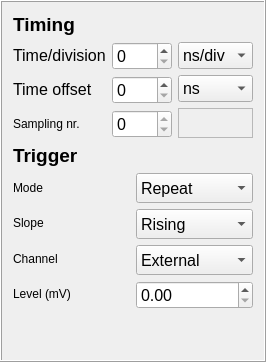
     <widget class="QFrame" name="frame">
      <property name="minimumSize">
       <size>
        <width>0</width>
        <height>0</height>
       </size>
      </property>
      <property name="maximumSize">
       <size>
        <width>16777215</width>
        <height>400</height>
       </size>
      </property>
      <property name="frameShape">
       <enum>QFrame::Box</enum>
      </property>
      <property name="frameShadow">
       <enum>QFrame::Raised</enum>
      </property>
      <layout class="QGridLayout" name="gridLayout_3">
       <item row="3" column="0">
        <layout class="QHBoxLayout" name="horizontalLayout_5">
         <item>
          <layout class="QVBoxLayout" name="verticalLayout_6">
           <item>
            <widget class="QLabel" name="label_9">
             <property name="minimumSize">
              <size>
               <width>80</width>
               <height>20</height>
              </size>
             </property>
             <property name="text">
              <string>&lt;html&gt;&lt;head/&gt;&lt;body&gt;&lt;p&gt;Mode&lt;/p&gt;&lt;/body&gt;&lt;/html&gt;</string>
             </property>
            </widget>
           </item>
           <item>
            <widget class="QLabel" name="label_11">
             <property name="minimumSize">
              <size>
               <width>80</width>
               <height>20</height>
              </size>
             </property>
             <property name="text">
              <string>&lt;html&gt;&lt;head/&gt;&lt;body&gt;&lt;p&gt;Slope&lt;/p&gt;&lt;/body&gt;&lt;/html&gt;</string>
             </property>
            </widget>
           </item>
           <item>
            <widget class="QLabel" name="label_10">
             <property name="minimumSize">
              <size>
               <width>80</width>
               <height>20</height>
              </size>
             </property>
             <property name="text">
              <string>&lt;html&gt;&lt;head/&gt;&lt;body&gt;&lt;p&gt;Channel&lt;/p&gt;&lt;/body&gt;&lt;/html&gt;</string>
             </property>
            </widget>
           </item>
           <item>
            <widget class="QLabel" name="label_12">
             <property name="minimumSize">
              <size>
               <width>80</width>
               <height>20</height>
              </size>
             </property>
             <property name="text">
              <string>&lt;html&gt;&lt;head/&gt;&lt;body&gt;&lt;p&gt;Level (mV)&lt;/p&gt;&lt;/body&gt;&lt;/html&gt;</string>
             </property>
            </widget>
           </item>
          </layout>
         </item>
         <item>
          <layout class="QVBoxLayout" name="verticalLayout_7">
           <item>
            <widget class="QComboBox" name="TriggerModeComboBox">
             <property name="minimumSize">
              <size>
               <width>80</width>
               <height>30</height>
              </size>
             </property>
             <property name="font">
              <font>
               <pointsize>12</pointsize>
               <weight>50</weight>
               <bold>false</bold>
              </font>
             </property>
             <item>
              <property name="text">
               <string>Repeat</string>
              </property>
             </item>
             <item>
              <property name="text">
               <string>Single</string>
              </property>
             </item>
             <item>
              <property name="text">
               <string>None</string>
              </property>
             </item>
            </widget>
           </item>
           <item>
            <widget class="QComboBox" name="TriggerSlopeComboBox">
             <property name="minimumSize">
              <size>
               <width>80</width>
               <height>30</height>
              </size>
             </property>
             <property name="font">
              <font>
               <pointsize>12</pointsize>
               <weight>50</weight>
               <bold>false</bold>
              </font>
             </property>
             <item>
              <property name="text">
               <string>Rising</string>
              </property>
             </item>
             <item>
              <property name="text">
               <string>Falling</string>
              </property>
             </item>
            </widget>
           </item>
           <item>
            <widget class="QComboBox" name="TriggerChannelComboBox">
             <property name="minimumSize">
              <size>
               <width>80</width>
               <height>30</height>
              </size>
             </property>
             <property name="font">
              <font>
               <pointsize>12</pointsize>
               <weight>50</weight>
               <bold>false</bold>
              </font>
             </property>
             <item>
              <property name="text">
               <string>External</string>
              </property>
             </item>
             <item>
              <property name="text">
               <string>A</string>
              </property>
             </item>
             <item>
              <property name="text">
               <string>B</string>
              </property>
             </item>
             <item>
              <property name="text">
               <string>C</string>
              </property>
             </item>
             <item>
              <property name="text">
               <string>D</string>
              </property>
             </item>
            </widget>
           </item>
           <item>
            <widget class="QDoubleSpinBox" name="TriggerLevelSpinBox">
             <property name="minimumSize">
              <size>
               <width>80</width>
               <height>20</height>
              </size>
             </property>
             <property name="font">
              <font>
               <pointsize>12</pointsize>
               <weight>50</weight>
               <bold>false</bold>
              </font>
             </property>
             <property name="maximum">
              <double>20000.000000000000000</double>
             </property>
            </widget>
           </item>
          </layout>
         </item>
        </layout>
       </item>
       <item row="4" column="0">
        <spacer name="verticalSpacer_6">
         <property name="orientation">
          <enum>Qt::Vertical</enum>
         </property>
         <property name="sizeHint" stdset="0">
          <size>
           <width>20</width>
           <height>40</height>
          </size>
         </property>
        </spacer>
       </item>
       <item row="1" column="0">
        <layout class="QHBoxLayout" name="horizontalLayout_6">
         <item>
          <layout class="QVBoxLayout" name="verticalLayout_10">
           <property name="sizeConstraint">
            <enum>QLayout::SetMinimumSize</enum>
           </property>
           <item>
            <widget class="QLabel" name="label_7">
             <property name="font">
              <font>
               <pointsize>12</pointsize>
               <weight>50</weight>
               <bold>false</bold>
              </font>
             </property>
             <property name="toolTip">
              <string>Time between two divisons</string>
             </property>
             <property name="text">
              <string>&lt;html&gt;&lt;head/&gt;&lt;body&gt;&lt;p&gt;Time/division&lt;/p&gt;&lt;/body&gt;&lt;/html&gt;</string>
             </property>
            </widget>
           </item>
           <item>
            <widget class="QLabel" name="label_16">
             <property name="font">
              <font>
               <pointsize>12</pointsize>
               <weight>50</weight>
               <bold>false</bold>
              </font>
             </property>
             <property name="toolTip">
              <string>Time offset from the zero point (trigger)</string>
             </property>
             <property name="text">
              <string>&lt;html&gt;&lt;head/&gt;&lt;body&gt;&lt;p&gt;Time offset&lt;/p&gt;&lt;/body&gt;&lt;/html&gt;</string>
             </property>
            </widget>
           </item>
           <item>
            <widget class="QLabel" name="label_8">
             <property name="text">
              <string>&lt;html&gt;&lt;head/&gt;&lt;body&gt;&lt;p&gt;Sampling nr.&lt;/p&gt;&lt;/body&gt;&lt;/html&gt;</string>
             </property>
            </widget>
           </item>
          </layout>
         </item>
         <item>
          <layout class="QVBoxLayout" name="verticalLayout_9">
           <item>
            <widget class="QSpinBox" name="TimingTimeDivisionSpinBox">
             <property name="minimumSize">
              <size>
               <width>60</width>
               <height>0</height>
              </size>
             </property>
             <property name="font">
              <font>
               <pointsize>12</pointsize>
               <weight>50</weight>
               <bold>false</bold>
              </font>
             </property>
             <property name="toolTip">
              <string>Time between two divisons</string>
             </property>
            </widget>
           </item>
           <item>
            <widget class="QSpinBox" name="TimingTimeOffsetSpinBox">
             <property name="minimumSize">
              <size>
               <width>60</width>
               <height>0</height>
              </size>
             </property>
             <property name="font">
              <font>
               <pointsize>12</pointsize>
               <weight>50</weight>
               <bold>false</bold>
              </font>
             </property>
             <property name="toolTip">
              <string>Time offset from the zero point (trigger)</string>
             </property>
            </widget>
           </item>
           <item>
            <widget class="QSpinBox" name="TimingSampleNumberSpinBox">
             <property name="font">
              <font>
               <pointsize>12</pointsize>
               <weight>50</weight>
               <bold>false</bold>
              </font>
             </property>
             <property name="maximum">
              <number>0</number>
             </property>
            </widget>
           </item>
          </layout>
         </item>
         <item>
          <layout class="QVBoxLayout" name="verticalLayout_8">
           <item>
            <widget class="QComboBox" name="TimingTimeDivisionComboBox">
             <property name="minimumSize">
              <size>
               <width>60</width>
               <height>25</height>
              </size>
             </property>
             <property name="font">
              <font>
               <pointsize>12</pointsize>
               <weight>50</weight>
               <bold>false</bold>
              </font>
             </property>
             <item>
              <property name="text">
               <string>ns/div</string>
              </property>
             </item>
             <item>
              <property name="text">
               <string>μs/div</string>
              </property>
             </item>
             <item>
              <property name="text">
               <string>ms/div</string>
              </property>
             </item>
             <item>
              <property name="text">
               <string>s/div</string>
              </property>
             </item>
            </widget>
           </item>
           <item>
            <widget class="QComboBox" name="TimingTimeOffsetComboBox">
             <property name="minimumSize">
              <size>
               <width>60</width>
               <height>25</height>
              </size>
             </property>
             <property name="font">
              <font>
               <pointsize>12</pointsize>
               <weight>50</weight>
               <bold>false</bold>
              </font>
             </property>
             <property name="toolTip">
              <string>Unit of time offset</string>
             </property>
             <item>
              <property name="text">
               <string>ns</string>
              </property>
             </item>
             <item>
              <property name="text">
               <string>μs</string>
              </property>
             </item>
             <item>
              <property name="text">
               <string>ms</string>
              </property>
             </item>
             <item>
              <property name="text">
               <string>s</string>
              </property>
             </item>
            </widget>
           </item>
           <item>
            <widget class="QFrame" name="frame_3">
             <property name="frameShape">
              <enum>QFrame::StyledPanel</enum>
             </property>
             <property name="frameShadow">
              <enum>QFrame::Raised</enum>
             </property>
            </widget>
           </item>
          </layout>
         </item>
        </layout>
       </item>
       <item row="0" column="0">
        <widget class="QLabel" name="label_6">
         <property name="text">
          <string>&lt;html&gt;&lt;head/&gt;&lt;body&gt;&lt;p&gt;&lt;span style=&quot; font-size:14pt; font-weight:600;&quot;&gt;Timing&lt;/span&gt;&lt;/p&gt;&lt;/body&gt;&lt;/html&gt;</string>
         </property>
        </widget>
       </item>
       <item row="2" column="0">
        <widget class="QLabel" name="label">
         <property name="text">
          <string>&lt;html&gt;&lt;head/&gt;&lt;body&gt;&lt;p&gt;&lt;span style=&quot; font-size:14pt; font-weight:600;&quot;&gt;Trigger&lt;/span&gt;&lt;/p&gt;&lt;/body&gt;&lt;/html&gt;</string>
         </property>
        </widget>
       </item>
      </layout>
     </widget>
